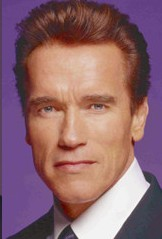
#> input picture images/arnie.jpg, 162 x 239 px
$ python -i automatic.py   (imports and definitions only)   (older library calls are emulated)
#> lines starting #> are read from the running program, lines starting #| are printed output that depends on the picture; after the words box and inside, x2 and y2 are one past the last pixel; in counts of white or black regions, pixels touching at a corner belong together
import cv2
import numpy as np
import sys

# [4 lines left out: function dist, not called in this run]

class Box:
    # [9 lines left out: function modify, not called in this run]

    def __init__(self, image, x, y, w, h):
        self.image_shape = image.shape
        self.x = x
        self.y = y
        self.w = w
        self.h = h
        self.N = w*h
        mean_x = 0
        mean_y = 0
        num_pixels = 0
        for j in range(x,x+w):
            for i in range(y,y+h):
                if image[i,j]==0:
                    mean_x += j
                    mean_y += i
                    num_pixels += 1
        self.num_pixels = num_pixels
        if(num_pixels == 0):
            self.w = 0
            self.h = 0
            self.mean_x = 1000
            self.mean_y = 1000

        else:
            self.mean_x = mean_x/num_pixels
            self.mean_y = mean_y/num_pixels
            mean_1_1 = 0;
            mean_2_0 = 0;
            mean_0_2 = 0;
            for j in range(x,x+w):
                for i in range(y, y+h):
                    if image[i,j] == 0:
                        mean_1_1 += (i - self.mean_x)*(j - self.mean_y)
                        mean_2_0 += (j - self.mean_x)**2
                        mean_0_2 += (i - self.mean_y)**2
            if(mean_2_0 == mean_0_2):
                self.theta = 0
            else:
                self.theta = 0.5*np.arctan(2*mean_1_1/(mean_2_0 - mean_0_2))
    # [26 lines left out: function distance, not called in this run]

def high_boost(image, i, j, w):
    return_value = 0
    for x in range(i-1,i+1):
        for y in range(j-1,j+1):
            return_value -= image[x,y]
    return_value += (w+1)*image[i,j]
    return (return_value/9.0)


def preprocess(img):
    img = cv2.medianBlur(img,3)
    sobel = cv2.Sobel(img, cv2.CV_32F, 1, 0, ksize = 5)
    m,n = img.shape
    intermediate_image = np.ones((m,n), dtype = np.uint8)*255
    f = 11
    threshold = 70
    for i in range(1,m-1):
        for j in range(1,n-1):
            s = sobel[i,j]/255.0
            g = img[i,j]/255.0
            z = 0.4
            if s <= 0.5:
                z = 0.8
            w = (z*(1-s) + (1-z)*(1-g))*(f-8) + 8
            boost = high_boost(img, i, j, w)
            # intermediate_image[i,j] = boost
            if boost <= threshold:
                intermediate_image[i,j] = 0
    # intermediate_image = cv2.medianBlur(img, 3)
    intermediate_image = cv2.medianBlur(intermediate_image,3)
    # cv2.imwrite('test.jpg',intermediate_image)
    return intermediate_image

def separation(image, originalImage):
    img = image.copy()
    image = cv2.bitwise_not(image)
    _, contours, _ = cv2.findContours(image, cv2.RETR_TREE, cv2.CHAIN_APPROX_NONE)
    # print(len(contours))
    boxes = [] # list of the tuples

    for i, contour in enumerate(contours):
        x, y, w, h = cv2.boundingRect(contour)
        if(w*h < 25):
            continue
        boxes.append(Box(image, x, y, w, h))
        cv2.rectangle(img, (x, y), (x + w, y + h), (0, 255, 0), 1)
        cv2.rectangle(originalImage, (x, y), (x + w, y + h), (0, 255, 0), 1)


    cv2.imwrite('intermediate_boxed.png', img)
    cv2.imwrite('original_boxes.png', originalImage)
    return boxes

# [5 lines of commented-out code are left out]

# [13 lines left out: function merge_boxes, not called in this run]


def find_eyes(boxes):
    boxes.sort(key = lambda x: x.y)
    possible_eyes = []
    for box in boxes:
        # Check if the box height is between 7% - 15%
        if not(box.h >= 0.07*box.image_shape[0] and box.h <= 0.15*box.image_shape[1]):
            continue
        if not(box.w >= 0.2*box.image_shape[1]):
            continue
        if box.w < box.h:
            continue
        possible_eyes.append(box)
    num_boxes = len(possible_eyes)
    while len(possible_eyes) > 2:
        distance_to_nearest_box = []
        for i in range(len(possible_eyes)):
            minimum = 10000
            for j in range(len(possible_eyes)):
                if not(i == j):
                    if minimum > np.abs(possible_eyes[i].mean_y - possible_eyes[j].mean_y):
                        minimum = np.abs(possible_eyes[i].mean_y - possible_eyes[j].mean_z)
            distance_to_nearest_box.append(minimum)
        _, idx = min((val, idx) for (idx, val) in enumerate(distance_to_nearest_box))
        possible_eyes.pop(idx)
    # for eye in possible_eyes:
    #     print(str(eye.mean_x) + " "+ str(eye.mean_y))
    possible_eyes.sort(key = lambda box : box.mean_x)
    return possible_eyes

def find_mouth(boxes, possible_eyes):
    # print(possible_eyes)
    distance_between_eyes = np.abs(possible_eyes[1].mean_x - possible_eyes[0].mean_x)
    boxes = [box for box in boxes if (box.mean_y > possible_eyes[0].mean_y + distance_between_eyes/2)]
    # Now ignore all the boxes of width < 50% of the distance between eyes
    boxes = [box for box in boxes if ((box.w > distance_between_eyes/3) and box.w > box.h)]
    boxes.sort(key = lambda box : box.y)
    return boxes[0]

# [7 lines left out: function find_nostrils, not called in this run]

def getFeatures(image_path):
#> called with image_path = 'images/arnie.jpg'
    image = cv2.imread(image_path, cv2.IMREAD_GRAYSCALE)
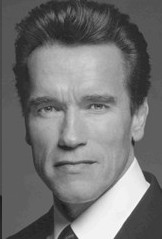
#> image: shape (239, 162); min 24, max 255, mean 114.7
    # print(image.shape)
    image = image.astype(np.float32)
    prep_image = preprocess(image)
#> in preprocess, `sobel = cv2.Sobel(img, cv2.CV_32F, 1, 0, ksize = 5)`:
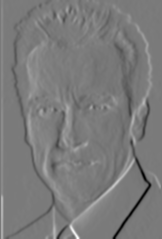
#> sobel: shape (239, 162) float32; min -6806, max 7318, mean 11; drawn with min black and max white
#> the loop in preprocess, `for i in range(1,m-1):` made 237 passes
#> after the loop in preprocess, `for i in range(1,m-1):`:
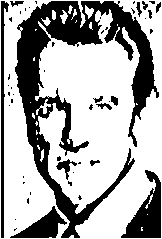
#> intermediate_image: shape (239, 162); 66.7% white; 49 black regions (35 under 20 px), largest, box (x1, y1, x2, y2) and area: (15, 1, 159, 238) 9366, (121, 170, 161, 238) 1315, (10, 206, 67, 238) 767
#> in preprocess, `intermediate_image = cv2.medianBlur(intermediate_image,3)`:
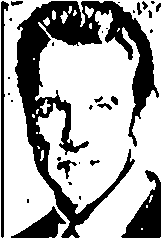
#> intermediate_image: shape (239, 162); 66.9% white; 31 black regions (17 under 20 px), largest, box (x1, y1, x2, y2) and area: (15, 1, 159, 238) 9411, (121, 170, 161, 238) 1324, (11, 206, 66, 238) 761
    boxes = separation(prep_image, image)
#> the loop in separation, `for i, contour in enumerate(contours):` made 49 passes
#> contour on passes 9, 15, 18, 19, 21, 23, 29: [[79, 162], [79, 163]], [[11, 100], [11, 101], [12, 101], [12, 100]], [[8, 93], [8, 94], [9, 94], [9, 93]], [[8, 77], [8, 78], [9, 78], [9, 77]], [[102, 31], [102, 32]], [[106, 28], [107, 28]], [[118, 2], [119, 2]]
#> after the loop in separation, `for i, contour in enumerate(contours):`:
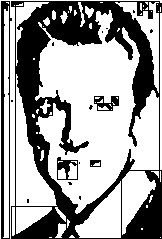
#> img: shape (239, 162); 63.2% white; 16 black regions (11 under 20 px), largest, box (x1, y1, x2, y2) and area: (11, 1, 162, 239) 12671, (1, 1, 12, 239) 1008, (57, 157, 78, 180) 225, (94, 96, 119, 111) 210, (90, 160, 101, 167) 57
#> after the loop in separation, `for i, contour in enumerate(contours):`:
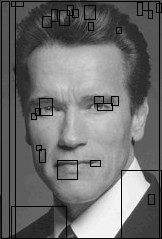
#> originalImage: shape (239, 162) float32; min 0, max 255, mean 109.2
    # boxes = merge_boxes(prep_image, boxes)
    peyes = find_eyes(boxes)
#> the loop in find_eyes, `for box in boxes:` made 28 passes
    # print(len(peyes))
    mouth = find_mouth(boxes, peyes)
    # nostrils = find_nostrils(boxes, peyes, mouth)
    # for e in peyes:
    #     print(e.mean_x, e.mean_y)
    return peyes+[mouth]#+nostrils


# [10 lines of commented-out code are left out]

#> (the run stopped early here; a loop or call above may not have finished)

$ run again, on images/bush.jpg
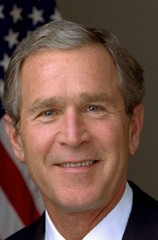
#> input picture images/bush.jpg, 158 x 240 px
#> the loop in preprocess, `for i in range(1,m-1):` made 238 passes
#> after the loop in preprocess, `for i in range(1,m-1):`:
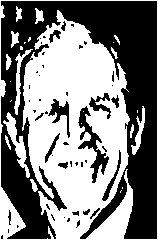
#> intermediate_image: shape (240, 158); 50.6% white; 48 black regions (33 under 20 px), largest, box (x1, y1, x2, y2) and area: (1, 1, 157, 239) 16722, (78, 106, 109, 183) 685, (48, 99, 70, 138) 294
#> the loop in separation, `for i, contour in enumerate(contours):` made 52 passes
#> contour on passes 1, 4, 5, 14, 16, 22, 23, 28: [[1, 236], [1, 237], [2, 237], [2, 236]], [[53, 218]], [[52, 216]], [[70, 162], [70, 163], [71, 163], [71, 162]], [[85, 161], [86, 161]], [[45, 112], [46, 113], [47, 112], [46, 112]], [[34, 110], [34, 111], [35, 111]], [[66, 93], [66, 94], [67, 94], [67, 93]]
#> after the loop in separation, `for i, contour in enumerate(contours):`:
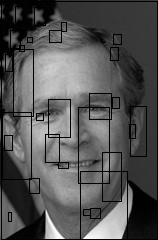
#> originalImage: shape (240, 158) float32; min 0, max 255, mean 84.2
#> the loop in find_eyes, `for box in boxes:` made 29 passes

$ run again, on images/portrait2.jpg
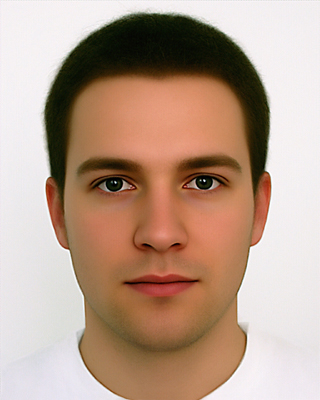
#> input picture images/portrait2.jpg, 320 x 400 px
#> the loop in preprocess, `for i in range(1,m-1):` made 398 passes
#> after the loop in preprocess, `for i in range(1,m-1):`:
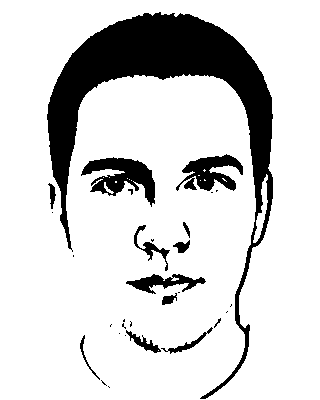
#> intermediate_image: shape (400, 320); 83% white; 30 black regions (17 under 20 px), largest, box (x1, y1, x2, y2) and area: (47, 12, 273, 399) 16617, (81, 157, 155, 207) 1741, (176, 154, 243, 191) 1292
#> the loop in separation, `for i, contour in enumerate(contours):` made 28 passes
#> contour on passes 1, 6, 8, 14, 17, 24, 27: [[103, 382], [103, 383], [104, 383]], [[130, 324], [130, 325], [131, 325], [131, 324]], [[123, 320], [124, 320]], [[166, 262]], [[152, 239], [152, 240]], [[98, 180], [99, 179], [100, 180], [99, 181]], [[203, 170], [204, 169], [205, 170], [204, 171]]
#> after the loop in separation, `for i, contour in enumerate(contours):`:
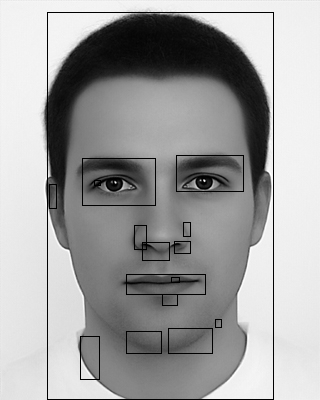
#> originalImage: shape (400, 320) float32; min 0, max 255, mean 160.6
#> the loop in find_eyes, `for box in boxes:` made 16 passes
